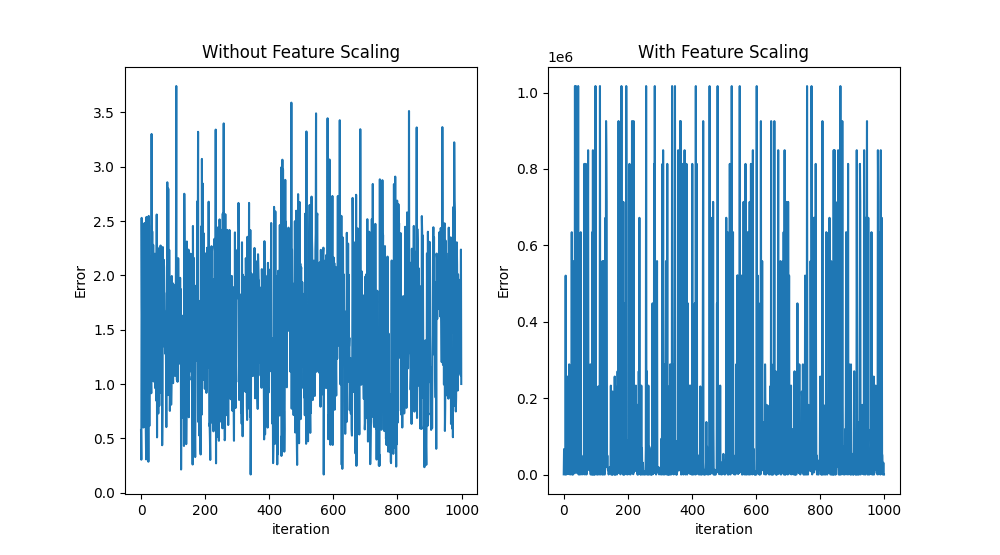

The script that drew this image:
import random as rd
import numpy
import matplotlib.pyplot as plt
import pandas
from math import sqrt

def expected_value(features_matrix, final_mat):
	exp_value = numpy.dot(features_matrix, final_mat)
	exp_value = 1/(1 + numpy.exp(-exp_value))
	return exp_value

def feature_derivative(errors, feature):
	derivative = numpy.sum(errors*feature)
	return derivative


def stochasticGDA(features_matrix, output, alpha, epsilon, max_iter, initial_weights):
	converge = False
	weights = initial_weights
	m = features_matrix.shape[0]
	itr = 0

	J = (abs(expected_value(features_matrix, weights) - output)).sum()
	arr = []
	while not converge:
		k = rd.randint(0, (m-1))
		prediction = expected_value(features_matrix[k], weights)
		errors = prediction - output[k]

		grad = numpy.zeros(len(weights))

		for i in range(len(weights)):
			derivative = feature_derivative(errors, features_matrix[k, i])
			grad[i] = (1.0/m)*derivative

		temp = numpy.zeros(len(weights))

		for i in range(len(weights)):
			temp[i] = weights[i] - alpha*grad[i]

		for i in range(len(weights)):
			weights[i] = temp[i]

		e = (abs(expected_value(features_matrix[k], weights) - output[k])).sum()
		arr.append(e)
		if abs(J-e) <= epsilon:
			print("Converged, iteration :", itr)
			converge = True

		J = e
		itr += 1
		#print(J)

		if itr == max_iter:
			print("Max limit exceeded !")
			converge = True
	vec = numpy.array(arr)
	return(weights, vec)

def get_np_data(data_frame, features, output):
	data_frame['constant'] = 1 #adding a constant column
	features = ['constant'] + features #adding constant feature
	#selecting the columns related to features
	df_features = data_frame[features]
	#converting it to numpy matrix
	features_matrix = df_features.to_numpy()
	#now the output
	out = data_frame[output]
	out_arr = out.to_numpy()
	return (features_matrix, out_arr)


def scaling(features_matrix):
	m = features_matrix.shape[0]
	for i in range(len(features_matrix[0])) :
		if i == 0:
			continue
		feature = features_matrix[:, i]
		avg = feature.mean()
		vari = sqrt((1/m)*((feature - avg)**2).sum())
		features_matrix[:, i] = (feature - avg)/vari

	return features_matrix


df = pandas.read_csv("Academic_data.csv")
df['average_of2'] = (df['score1'] + df['score2'])/2
df['geometric_mean'] = (df['score1']*df['score2'])**(1/2)	# df[["A", "B"]].max(axis=1)
df['avg_lg'] = (df[['score1', 'score2']].min(axis=1) + df['geometric_mean'])/2
df['avg_ah'] = (df[['score1', 'score2']].max(axis=1) + df['average_of2'])/2

train, test = df[:round(len(df)*0.7)], df[round(len(df)*0.7):]
figure, axis = plt.subplots(1, 2)

#modeling data
features_matrix, output = get_np_data(train, ['score1', 'avg_lg', 'geometric_mean', 'average_of2', 'avg_ah', 'score2'], 'label')
test_features, test_output = get_np_data(test, ['score1', 'avg_lg', 'geometric_mean', 'average_of2', 'avg_ah', 'score2'], 'label')

alpha = 1e-3
epsilon = 1e-18
max_iter = 2e6

# predictor
print("Stochastic ! Hence results may vary")
initial_weights = numpy.zeros(len(features_matrix[0]))
weights, vec = stochasticGDA(features_matrix, output, alpha, epsilon, max_iter, initial_weights)
print("weights :", weights)

#prediction on testing data

exp_output = expected_value(test_features, weights)
err = abs(exp_output - test_output)
correct = len(err[err <= 0.5])
acc = correct*100/len(err)
print("Test accuracy :", round(acc, 2),"%")

axis[0].plot(range(1000), (vec[len(vec)-1000:]/vec[len(vec)-1]), '-')
axis[0].set_title("Without Feature Scaling")
axis[0].set_xlabel('iteration')
axis[0].set_ylabel('Error')

#after scaling
print("----------------------------------------------------------------------------")
print("After scaling")
features_matrix_sc = features_matrix
features_matrix_sc = scaling(features_matrix_sc)
initial_weights_sc = numpy.ones(len(features_matrix_sc[0]))
weights_sc, vec_sc = stochasticGDA(features_matrix_sc, output, alpha, epsilon, max_iter, initial_weights_sc)
print("weights :", weights_sc)

test_features_sc = test_features
test_features_sc = scaling(test_features_sc)

exp_output_sc = expected_value(test_features_sc, weights_sc)
err_sc = abs(exp_output_sc - test_output)
correct_sc = len(err_sc[err_sc <= 0.5])
acc_sc = correct_sc*100/len(err_sc)
print("Test accuracy :", round(acc_sc, 2),"%")

axis[1].plot(range(1000), (vec_sc[len(vec_sc)-1000:]/vec_sc[len(vec_sc)-1]), '-')
axis[1].set_title("With Feature Scaling")
axis[1].set_xlabel('iteration')
axis[1].set_ylabel('Error')

#plotting
figure.set_size_inches(10, 6)
plt.show()
